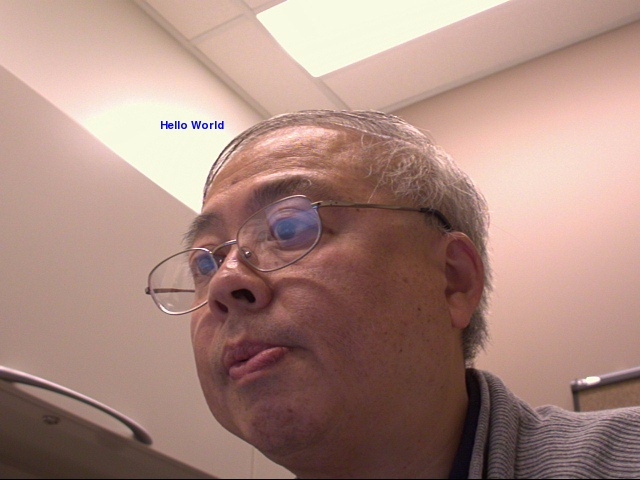

The Python source for this figure:
# show in external window
img.show()
# display same image in this notebook
img.save("show-to-display.jpg")
from IPython.core.display import Image
Image(filename="show-to-display.jpg")